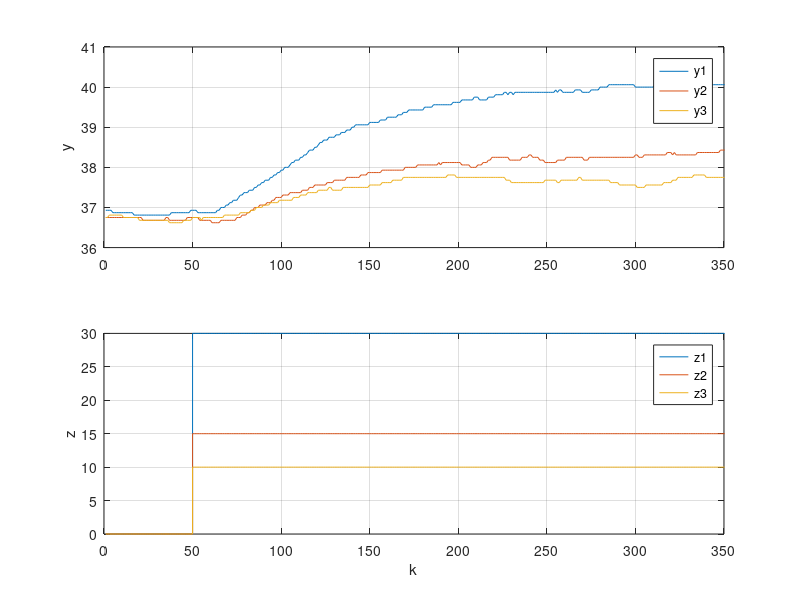

Recreate this plot in MATLAB. (Note: this script raises an error after producing the figure.)
addpath('../../../matlab2tikz-master/src/');
outputFile = '../../doc/lab/figure/zad2StepsZ.tex';

%u = dlmread('z.csv','\t');
y = dlmread('y_0_10.csv','\t');
z = dlmread('z_0_10.csv','\t');
u=z;
x = 1:length(u);

figure(1);


subplot(2,1, 1);
hold on;
y = dlmread('y_0_30.csv','\t');
plot(y);
y = dlmread('y_0_15.csv','\t');
plot(y);
y = dlmread('y_0_10.csv','\t');
plot(y);
xlim([0 350]);
%title('y');
%xlabel('k');
ylabel('y');
legend('y1', 'y2', 'y3', 'Location', 'NorthEast');
%ylim([floor(min(y)) ceil(0.5+max(y))]);
grid on;
box on;


subplot(2,1,2);
hold on;
z = dlmread('z_0_30.csv','\t');
stairs(z);
z = dlmread('z_0_15.csv','\t');
stairs(z);
z = dlmread('z_0_10.csv','\t');
stairs(z);
xlim([0 350]);
%title('z');
xlabel('k');
ylabel('z');
legend('z1', 'z2', 'z3', 'Location', 'NorthEast');
grid on;
box on;

% dwie linijki poni�ej zapewniaj� poprawne ustawienie wykresu w pdf-ie
% oraz pozwalaj� nazwa� wykres pod spodem
%beforeFigure = [sprintf('\\begin{figure}[H] \n\\centering')];
%afterFigure = [sprintf('\\caption{%s}\n\\end{figure}', title)];

matlab2tikz(outputFile, ...
    'showInfo', false, ...
    'encoding', 'UTF-8');
%    'extraCode', beforeFigure, ...
%    'extraCodeAtEnd', afterFigure);
hold off;
%close(1)
